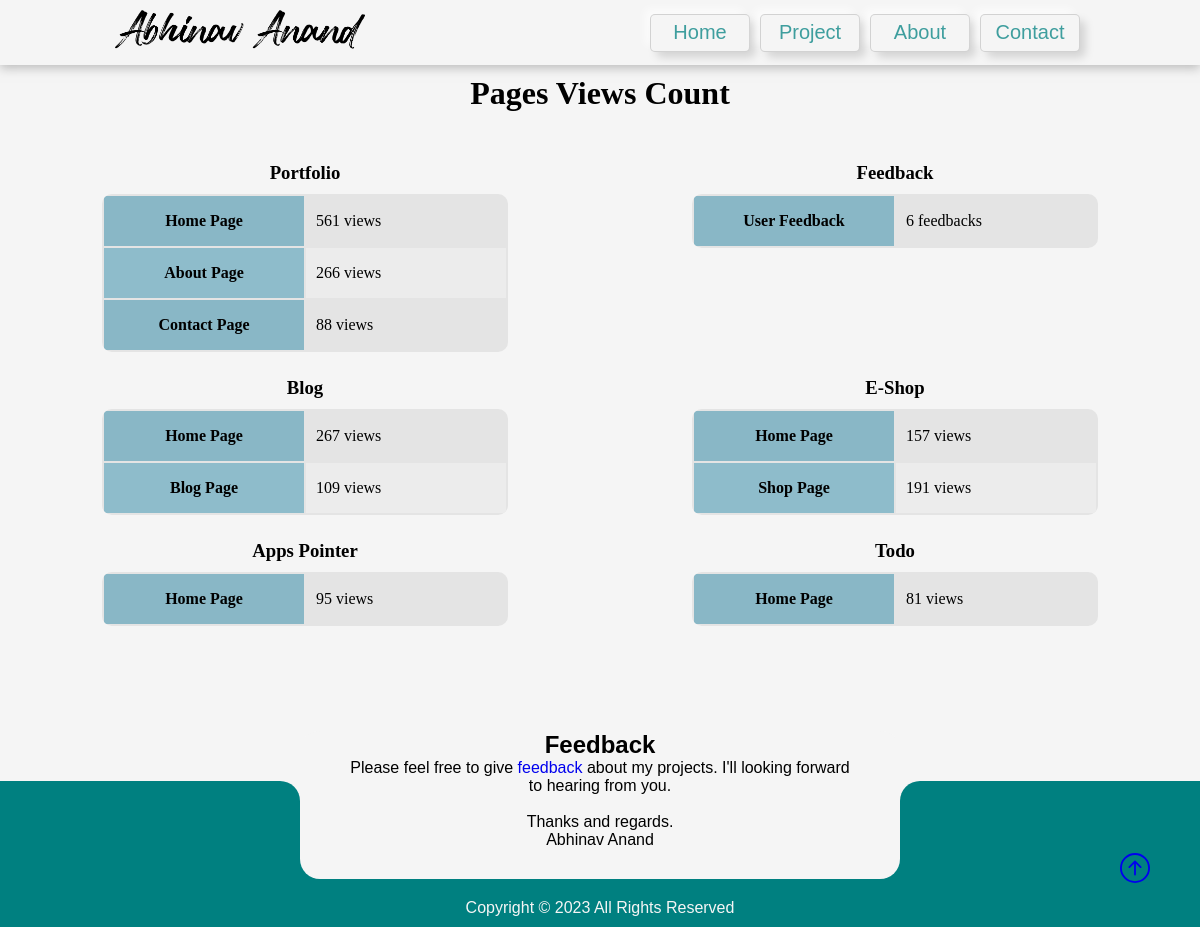
The page /pages-views/ on the database as committed earlier.
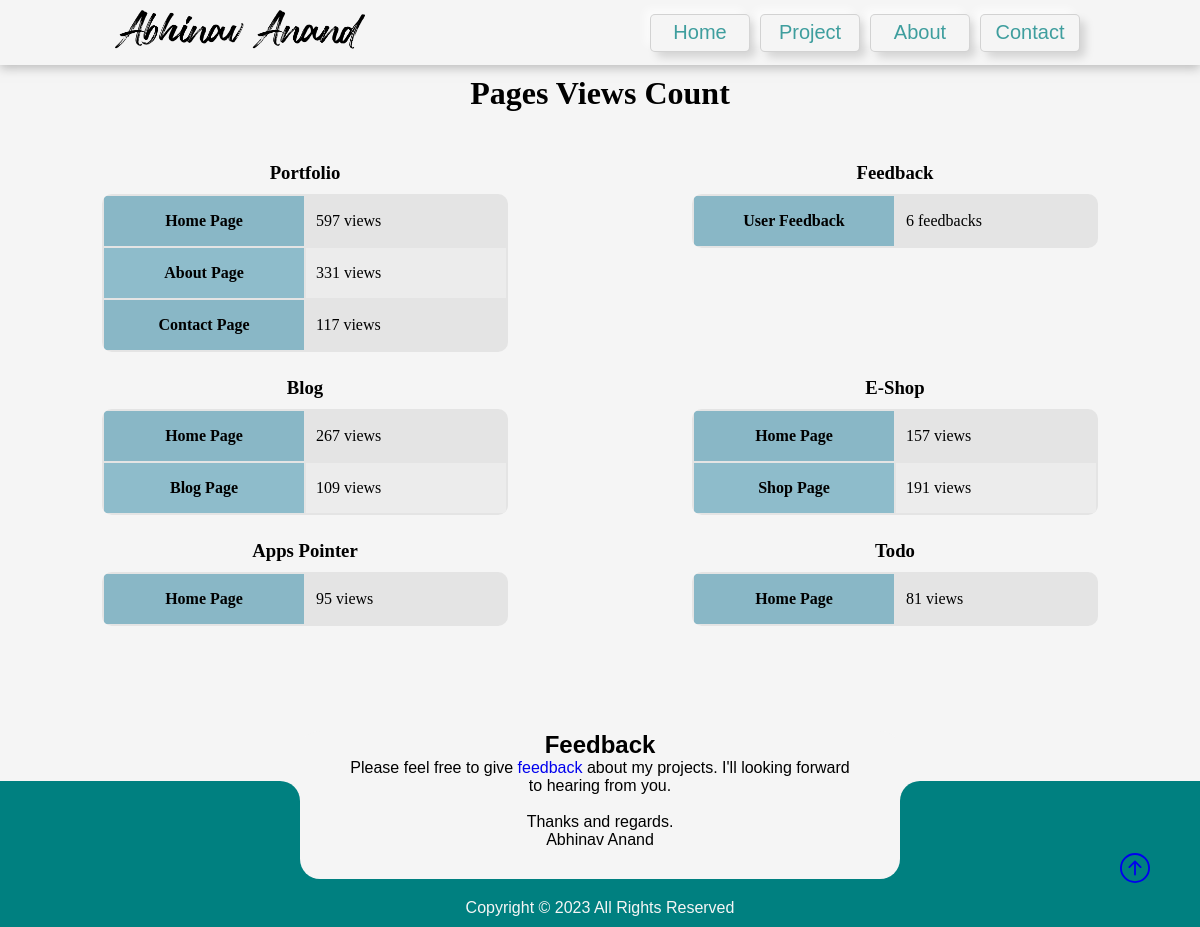
The same page on the database as committed later.
### mainApp/models.py (models this page shows, shortened)
class Portfolio_page_view_count(models.Model):
    portfolio_view_count = models.IntegerField(default=0)
    about_view_count = models.IntegerField(default=0)
    contact_view_count = models.IntegerField(default=0)

### mainApp/views.py (the view)
# urls.py: path('pages-views/', views.pageView, name='pagesViews'),
def pageView(request):
    feedback = Feedback.objects.all()
    context = {"Portfolio": Portfolio_page_view_count.objects.get(id=1),
               "Feedback": feedback.count(),
               "Blog": Blog_page_view_count.objects.get(id=1),
               "Shop": Shop_page_view_count.objects.get(id=1),
               "App": App_page_view_count.objects.get(id=1),
               "Todo": Todo_page_view_count.objects.get(id=1),
               }
    return render(request, 'pageviews.html', context)

### mainApp/templates/pageviews.html (shortened to what this page needs)
{% extends 'basemain.html' %} {% block homemain %}
<div class="pageviews">
    <h1>Pages Views Count</h1>
    <div >
        <span>
            <h3>Portfolio</h3>
            <table>
                <tr><th>Home Page</th><td>{{Portfolio.portfolio_view_count}} views</td></tr>
                <tr><th>About Page</th><td>{{Portfolio.about_view_count}} views</td></tr>
                <tr><th>Contact Page</th><td>{{Portfolio.contact_view_count}} views</td></tr>
            </table>
        </span>
        <span>
            <h3>Feedback</h3>
            <table>
                <tr><th>User Feedback</th><td>{{Feedback}} feedbacks</td></tr>
            </table>
        </span>
        <span>
            <h3>Blog</h3>
            <table>
                <tr><th>Home Page</th><td>{{Blog.home_view_count}} views</td></tr>
                <tr><th>Blog Page</th><td>{{Blog.blog_view_count}} views</td></tr>
            </table>
        </span>
        <span>
            <h3>E-Shop</h3>
            <table>
                <tr><th>Home Page</th><td>{{Shop.home_view_count}} views</td></tr>
                <tr><th>Shop Page</th><td>{{Shop.shop_view_count}} views</td></tr>
            </table>
        </span>
        <span>
            <h3>Apps Pointer</h3>
            <table>
                <tr><th>Home Page</th><td>{{App.app_home_view_count}} views</td></tr>
            </table>
        </span>
        <span>
            <h3>Todo</h3>
            <table>
                <tr><th>Home Page</th><td>{{Todo.todo_home_view_count}} views</td></tr>
            </table>
        </span>
    </div>
</div>
{%endblock%}

Rows that differ between the two databases and show on the page:
changed Portfolio_page_view_count: portfolio_view_count "561" → "597"; about_view_count "266" → "331"; contact_view_count "88" → "117"
